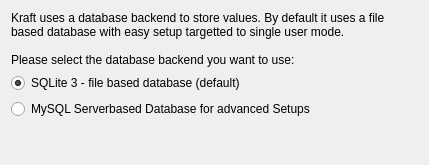
<?xml version="1.0" encoding="UTF-8"?>
<ui version="4.0">
 <class>dbSelectForm</class>
 <widget class="QWidget" name="dbSelectForm">
  <property name="geometry">
   <rect>
    <x>0</x>
    <y>0</y>
    <width>429</width>
    <height>165</height>
   </rect>
  </property>
  <property name="windowTitle">
   <string>Form</string>
  </property>
  <layout class="QGridLayout" name="gridLayout">
   <item row="0" column="0">
    <layout class="QVBoxLayout" name="verticalLayout">
     <item>
      <widget class="QLabel" name="label">
       <property name="text">
        <string>Kraft uses a database backend to store values. By default it uses a file based database with easy setup targetted to single user mode.

Please select the database backend you want to use:</string>
       </property>
       <property name="wordWrap">
        <bool>true</bool>
       </property>
      </widget>
     </item>
     <item>
      <widget class="QRadioButton" name="mRbSqlite3">
       <property name="text">
        <string>SQLite 3 - file based database (default)</string>
       </property>
       <property name="checked">
        <bool>true</bool>
       </property>
      </widget>
     </item>
     <item>
      <widget class="QRadioButton" name="mRbMySQL">
       <property name="text">
        <string>MySQL Serverbased Database for advanced Setups</string>
       </property>
      </widget>
     </item>
     <item>
      <spacer name="verticalSpacer">
       <property name="orientation">
        <enum>Qt::Vertical</enum>
       </property>
       <property name="sizeHint" stdset="0">
        <size>
         <width>20</width>
         <height>45</height>
        </size>
       </property>
      </spacer>
     </item>
    </layout>
   </item>
  </layout>
 </widget>
 <resources/>
 <connections/>
</ui>
